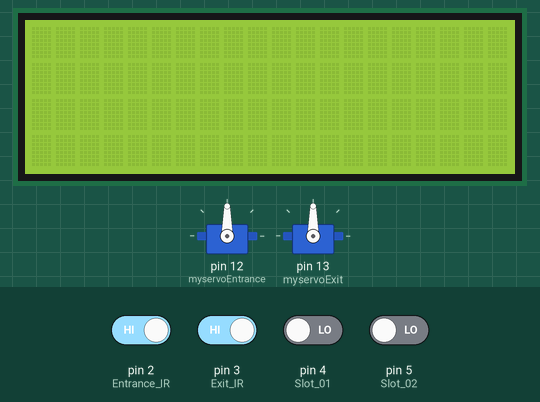
Recording of a sketch running on a simulated Arduino Uno, built with avr-gcc and run on an emulated ATmega328P. Parts: 2 × servo, 20×4 character LCD. The inputs (shaded band) are chosen by the test bench; at power-on: pin 2 (Entrance_IR), pin 3 (Exit_IR) HIGH, pin 4 (Slot_01), pin 5 (Slot_02) LOW. The modem accepts every AT command (registered, SIM ready, sends succeed) and sends nothing else; what the sketch prints to the serial monitor is not drawn.

Above: at 1.3 s.
1.4 s: pin 2 (Entrance_IR) driven LOW
3.8 s: pin 2 (Entrance_IR) driven HIGH and pin 4 (Slot_01) driven HIGH
6.8 s: pin 4 (Slot_01) driven LOW
At 7.07 s:
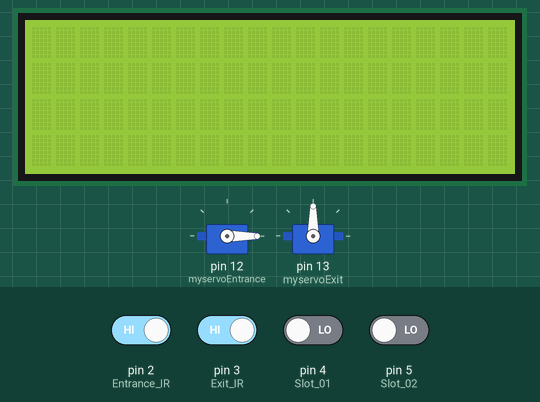
At 8.4 s:
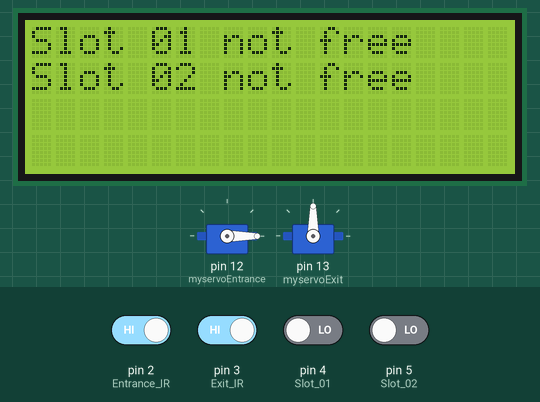
8.7 s: pin 3 (Exit_IR) driven LOW
14.4 s: pin 5 (Slot_02) driven HIGH
At 17.9 s:
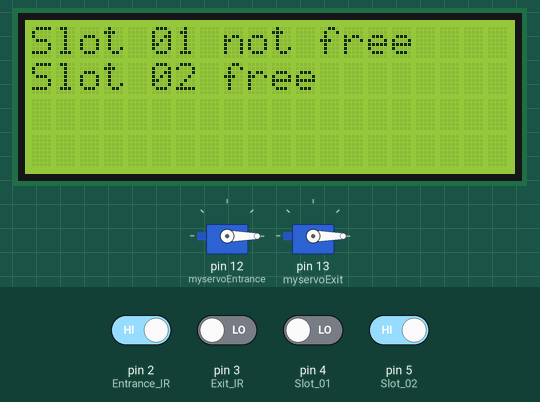
Timing chart, 0 to 18.4 s (numbered marks = the images above; inputs shaded):
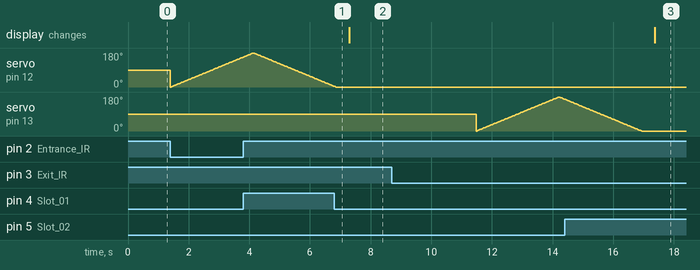

Measured:
- after the input at 6.8 s, the display: changes after 0.49 s (image 2)
- after the input at 14.4 s, the display: changes after 3.0 s (image 3)
- by itself, servo on pin 12 (myservoEntrance): rises from 158° to 180° in 0.30 s, then falls to 3° in 2.7 s

The sketch:

final-auto-parking-system.ino
```cpp
#include <Servo.h> //
#include <SoftwareSerial.h>
#include <Wire.h>
#include <LiquidCrystal_I2C.h>

void p1slot1();
  void p1slot2();
    void SendMessage();
      void entrnce_servo();

SoftwareSerial SIM900A(10,11); // RX | TX
Servo myservoEntrance;
Servo myservoExit;
LiquidCrystal_I2C lcd(0x27,20,4);  // set the LCD address to 0x27 for a 16 chars and 2 line display


int pos = 0;

int Entrance_IR=2;
  int Exit_IR=3;
    int Slot_01=4;
      int Slot_02=5;
          int free_slot=2;

String Msg;
String Msg1;
String Msg2;


void setup() {

//Entrance Servo
  myservoEntrance.attach(12);
//Exit Servo
  myservoExit.attach(13);

   pinMode(Entrance_IR,INPUT);
   pinMode(Exit_IR,INPUT);
   pinMode(Slot_01,INPUT);
   pinMode(Slot_02,INPUT);


  SIM900A.begin(9600);   // Setting the baud rate of GSM Module
  Serial.begin(9600);
  Serial.println ("SIM900A Ready");

  lcd.init();                      // initialize the lcd
  lcd.init();
  // Print a message to the LCD.
  lcd.backlight();


}

void loop() {

  int Status_Entrnce= digitalRead(Entrance_IR);
  int Status_Exit= digitalRead(Exit_IR);
  int Status_Slot_01= digitalRead(Slot_01);
  int Status_Slot_02= digitalRead(Slot_02);


  if(Status_Entrnce==0){
  entrnce_servo();
  p1slot1();
  p1slot2();
  free_slot--;
  Serial.println ("Message is ="+Msg1+Msg2);
  lcd.setCursor(0,0);
  lcd.print(Msg1);
  lcd.setCursor(0,1);
  lcd.print(Msg2);
  delay(1000);
  SendMessage();
  }

  if(Status_Exit==0){
  exit_servo();
  p1slot1();
  p1slot2();
  free_slot++;
  Serial.println ("Message is ="+Msg1+Msg2);
  lcd.setCursor(0,0);
  lcd.print(Msg1);
  lcd.setCursor(0,1);
  lcd.print(Msg2);
  delay(1000);
  SendMessage();
  }
  }

///////////// Functions
 void SendMessage()

{
  Serial.println ("Sending Message");
  SIM900A.println("AT+CMGF=1");    //Sets the GSM Module in Text Mode
  delay(1000);
  Serial.println ("Set SMS Number");
  SIM900A.println("AT+CMGS=\"+94766646404\"\r"); //Mobile phone number to send message
  delay(1000);
  Serial.println ("Set SMS Content");
  SIM900A.println("Message is ="+Msg1+Msg2);// Messsage content
  delay(100);
  Serial.println ("Finish");
  SIM900A.println((char)26);// ASCII code of CTRL+Z
  delay(1000);
  Serial.println ("Message has been sent ->SMS Selesai dikirim");
}

void p1slot1() // parkng 1 slot1

{
  int Status_Slot_01= digitalRead(Slot_01);
  if( Status_Slot_01 == 1 )
  {
  Msg1=("Slot 01 free    "); // parking1 slot1

 delay(200);
  }
if(Status_Slot_01== 0)
{
  Msg1=("Slot 01 not free");
 delay(200);
}
}

void p1slot2() // parking 1 slot2

{
  int Status_Slot_02= digitalRead(Slot_02);
  if( Status_Slot_02 == 1 )
  {
  Msg2=("Slot 02 free    ");
  delay(200);
  }
if( Status_Slot_02 == 0 )
  {
  Msg2=("Slot 02 not free");
 delay(200);
  }
}

void entrnce_servo()

{
if(free_slot>=1){
    int pos;
    //open entrance servo
    for (pos = 0; pos <= 180; pos += 1) { // goes from 0 degrees to 180 degrees
    // in steps of 1 degree
    myservoEntrance.write(pos);              // tell servo to go to position in variable 'pos'
    delay(15);                       // waits 15ms for the servo to reach the position
      }
  //delay to close the door
  for (pos = 180; pos >= 0; pos -= 1) { // goes from 180 degrees to 0 degrees
    myservoEntrance.write(pos);              // tell servo to go to position in variable 'pos'
    delay(15);                       // waits 15ms for the servo to reach the position
  }
}
}
void exit_servo()

{
if(free_slot>=1){
    int pos;
    //open entrance servo
    for (pos = 0; pos <= 180; pos += 1) { // goes from 0 degrees to 180 degrees
    // in steps of 1 degree
    myservoExit.write(pos);              // tell servo to go to position in variable 'pos'
    delay(15);                       // waits 15ms for the servo to reach the position
      }
  //delay to close the door
  for (pos = 180; pos >= 0; pos -= 1) { // goes from 180 degrees to 0 degrees
    myservoExit.write(pos);              // tell servo to go to position in variable 'pos'
    delay(15);                       // waits 15ms for the servo to reach the position
  }
}
}
```
